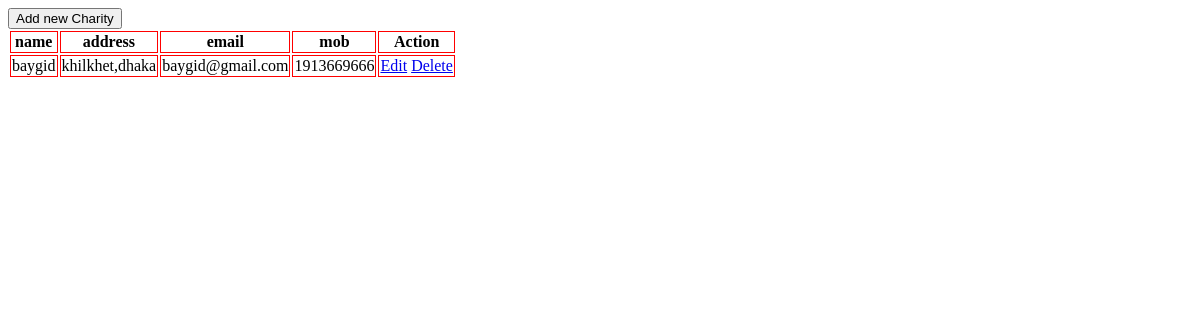
Page /all-charity on the earlier database version.
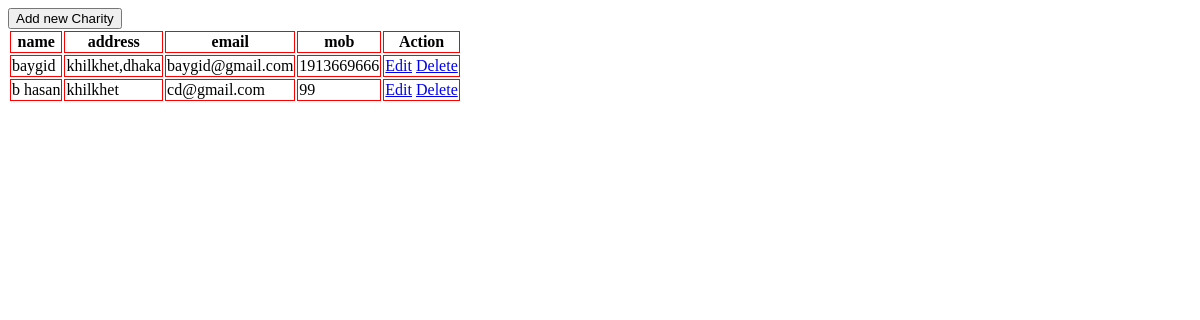
Same page on the later database version.
### charity/models.py (models this page shows)
class Charity(models.Model):
    name=models.CharField(max_length=50)
    address=models.CharField(max_length=100)
    email=models.EmailField(max_length=30)
    mob=models.IntegerField(max_length=15)
    class Meta:
        db_table="charitys"

### charity/views.py (the view)
# urls.py: path('all-charity',views.show),
def show(request):
    charitys=Charity.objects.all()
    return render(request,"show.html",{'charitys':charitys})

### charity/templates/show.html (shortened to what this page needs)
<!DOCTYPE html>
<html lang="en">
<head>
</head>
<body>
<a href="/create">
<button>Add new Charity</button>
    </a>
<br>
<table>
    <thead>
    <tr>
        <th style="border:1px solid red">name</th>
         <th style="border:1px solid red">address</th>
         <th style="border:1px solid red">email</th>
         <th style="border:1px solid red">mob</th>
         <th style="border:1px solid red">Action</th>
    </tr>
    </thead>
    <tbody>
    {%for charity in charitys%}
    <tr>
        <td style="border:1px solid red">{{charity.name}}</td>
         <td style="border:1px solid red">{{charity.address}}</td>
         <td style="border:1px solid red">{{charity.email}}</td>
         <td style="border:1px solid red">{{charity.mob}}</td>
         <td style="border:1px solid red">
             <a href="/edit/{{charity.id}}">Edit</a>
             <a href="/delete/{{charity.id}}">Delete</a>
         </td>
    </tr>
    {%endfor%}
    </tbody>
</table>
</body>
</html>

Differences in the rows shown:
added Charity: name "b hasan", address "khilkhet", email "cd@gmail.com", mob "99"
